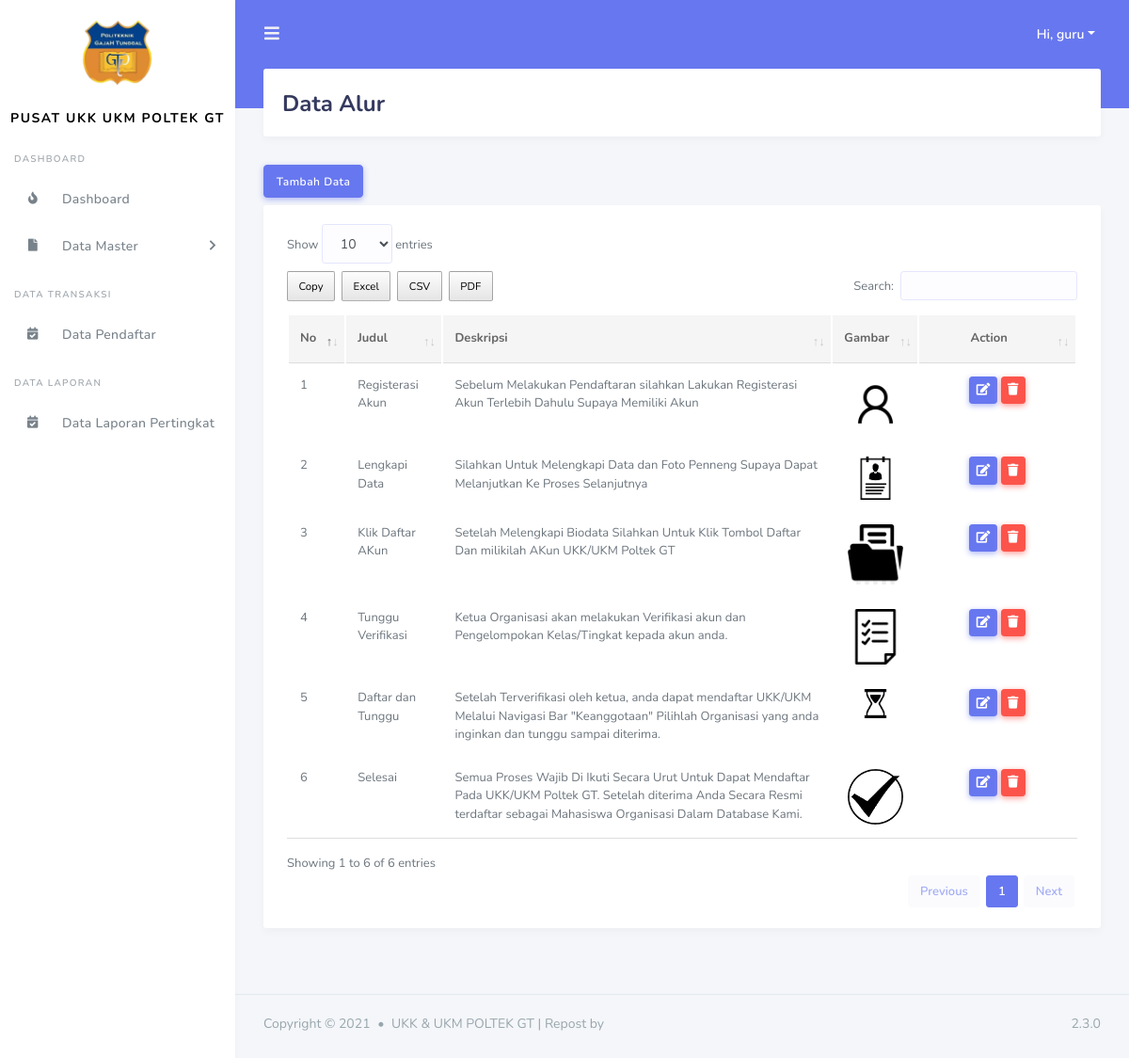
The app's page /admin/data_alur.php (signed in) with its own data.
### tables this page shows
CREATE TABLE `tbl_alur` (
  `id_alur` int(11) NOT NULL,
  `judul` varchar(200) NOT NULL,
  `deskripsi` text NOT NULL,
  `gambar_alur` varchar(100) NOT NULL
);

### include/koneksi.php (called while the page is built, shortened)
<?php
$base_url = "http://localhost/ukkukmpoltek/";
?>

### admin/data_alur.php (the view, shortened to what this page needs)
<?php
include('../include/koneksi.php');
include('../template/header.php');
include('../template/sidebar.php');
?>
<div class="main-content">
  <section class="section">
    <div class="section-header">
      <h1>Data Alur</h1>
    </div>
    <button type="button" class="btn btn-primary mb-2" data-toggle="modal" data-target="#tambahdata">
      Tambah Data
    </button>
    <div class="section-body">
      <div class="card table-responsive">
        <div class="card-body ">
            <table class="table table-hover" >
                <thead>
                <tr>
                    <th>No</th>
                    <th>Judul</th>
                    <th>Deskripsi</th>
                    <th>Gambar</th>
                    <th class ="text-center">Action</th>
                </tr>
                </thead>
                <tbody>
                <?php
                    $query = "SELECT * FROM tbl_alur";
                    $result_tasks = mysqli_query($conn, $query);
                    $no = 1;
                    while($row = mysqli_fetch_assoc($result_tasks)) { ?>
                    <tr>
                        <td><?= $no++ ?></td>
                        <td><?= $row['judul']?></td>
                        <td><?= $row['deskripsi']?></td>
                        <td width = "10%" class ="text-center"><img src="<?= $base_url ?>assets/img/alur/<?= $row['gambar_alur']?>" alt="" width ="90%"></td>
                        <td class ="text-center" width = "20%">
                        <button type="button" class="btn btn-primary btn-sm " data-toggle="modal" data-target="#updatedata<?= $row['id_alur'] ?>">
                            <i class="fas fa-edit"></i>
                        </button>
                        <a href="<?= $base_url?>proses_admin/data_alur/delete.php?id=<?= $row['id_alur'] ?>" class="btn btn-danger btn-sm"><i class="fas fa-trash"></i></a>
                        </td>
                    </tr>
                <?php } ?>
                </tbody>
            </table>
        </div>
      </div>
    </div>
  </section>
</div>
<?php include('../template/footer.php'); ?>

### records on screen
tbl_alur: judul "Registerasi Akun", deskripsi "Sebelum Melakukan Pendaftaran silahkan Lakukan Registerasi Akun Terlebih Dahulu Supaya Memiliki Akun", gambar_alur (picture)
tbl_alur: judul "Lengkapi Data", deskripsi "Silahkan Untuk Melengkapi Data dan Foto Penneng Supaya Dapat Melanjutkan Ke Proses Selanjutnya", gambar_alur (picture)
tbl_alur: judul "Klik Daftar AKun", deskripsi "Setelah Melengkapi Biodata Silahkan Untuk Klik Tombol Daftar Dan milikilah AKun UKK/UKM Poltek GT", gambar_alur (picture)
tbl_alur: judul "Tunggu Verifikasi", deskripsi "Ketua Organisasi akan melakukan Verifikasi akun dan Pengelompokan Kelas/Tingkat kepada akun anda.", gambar_alur (picture)
tbl_alur: judul "Daftar dan Tunggu", deskripsi "Setelah Terverifikasi oleh ketua, anda dapat mendaftar UKK/UKM Melalui Navigasi Bar \"Keanggotaan\" Pilihlah Organisasi yang anda inginkan dan tunggu sampai diterima.", gambar_alur (picture)
tbl_alur: judul "Selesai", deskripsi "Semua Proses Wajib Di Ikuti Secara Urut Untuk Dapat Mendaftar Pada UKK/UKM Poltek GT. Setelah diterima Anda Secara Resmi terdaftar sebagai Mahasiswa Organisasi Dalam Database Kami.", gambar_alur (picture)

### other values on screen
$_SESSION['nama_users'] "guru"
